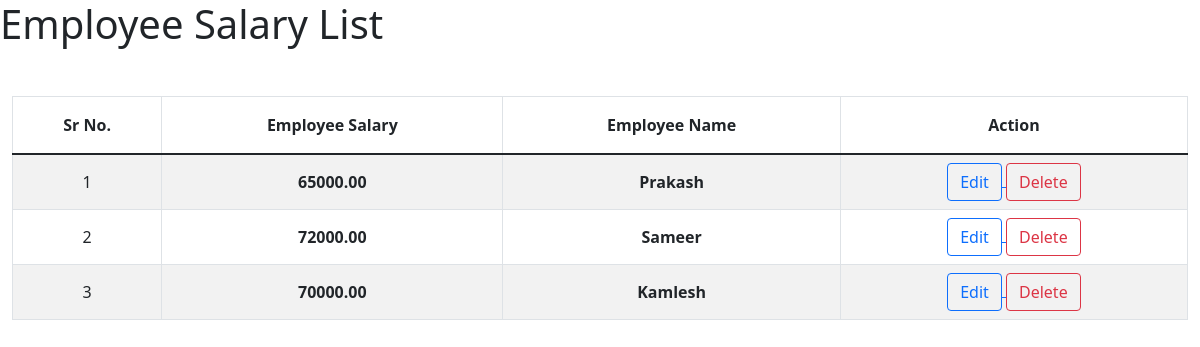
Page /app/employee-salary/ on the earlier database version.
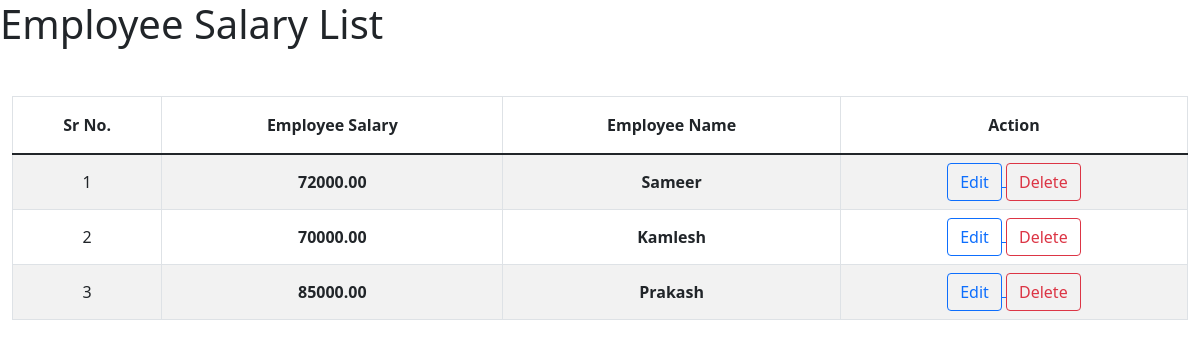
Same page on the later database version.
### employeeapp/models.py (models this page shows, shortened)
class Salary(models.Model):
    employee = models.OneToOneField(Employee, on_delete=models.CASCADE, related_name='salary')
    salary = models.DecimalField(max_digits=10, decimal_places=2)

class Employee(models.Model):
    name  = models.CharField(max_length=100)
    email = models.EmailField(unique = True)
    mobile = models.CharField(max_length=10, validators=[check_mobile_digit])
    department = models.ForeignKey(Department, on_delete=models.CASCADE)

### app/views.py (the view)
# urls.py: path('employee-salary/', views.employee_salary, name="employee-salary"),
def employee_salary(request):
    saleries = Salary.objects.all()
    context = {'saleries' :saleries}
    return render(request, 'employee_salary.html', context)

### app/templates/employee_salary.html (shortened to what this page needs)
<!doctype html>
<html lang="en">
  <head>
    <link href="https://cdn.jsdelivr.net/npm/bootstrap@5.1.3/dist/css/bootstrap.min.css" rel="stylesheet">
  </head>
  <body>
    <h1>Employee Salary List</h1>
    <div class="container-fluid mt-5">
        <table class="table table-striped table-hover table-bordered text-center align-middle">
            <thead>
                <tr>
                    <th class="py-3">Sr No.</th>
                    <th class="py-3">Employee Salary</th>
                    <th class="py-3">Employee Name</th>
                    <th class="py-3">Action</th>
                </tr>
            </thead>
            <tbody>
                {% for salerie in saleries %}
                <tr>
                    <td>{{forloop.counter}}</td>
                    <td class="fw-bold">{{salerie.salary}}</td>
                    <td class="fw-bold">{{salerie.employee.name}}</td>
                    <td>
                        <a href="{% url 'edit-salary'  salerie.pk %}">
                            <button class="btn btn-outline-primary">Edit</button>
                        </a>
                        <a href="{% url 'delete-salary'  salerie.pk%}">
                            <button class="btn btn-outline-danger">Delete</button>
                        </a>
                    </td>
                </tr>
                {% endfor %}
            </tbody>
        </table>
    </div>
  </body>
</html>

Differences in the rows shown:
removed Salary: salary "65000.00", employee.name "Prakash"
added Salary: salary "85000.00", employee.name "Prakash"
